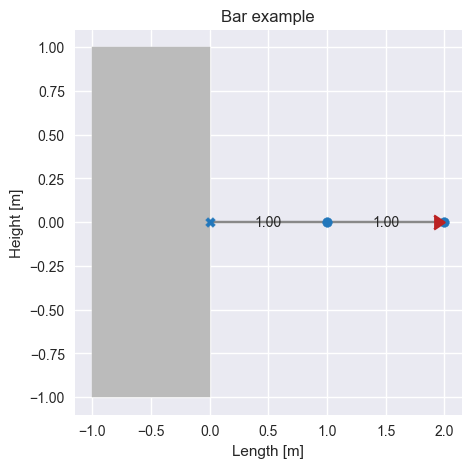

Write the Python code that produced this figure.
from matplotlib import pyplot as plt
from matplotlib import patches

from truss_fea import Truss, Material


plt.style.use('seaborn-v0_8')


if __name__ == "__main__":
    bar = Truss()
    material = Material(200_000_000, 0.02)
    node1 = bar.make_node(0, 0)
    node2 = bar.make_node(1, 0)
    node3 = bar.make_node(2, 0)
    beam1 = bar.make_beam(node1, node2)
    beam2 = bar.make_beam(node2, node3)

    node1.displacement.set_x().set_y()
    node3.apply_force(50_000, 0)

    plt.figure(figsize=(5, 5))

    ax = plt.axes()
    ax.add_patch(patches.Rectangle((-1, -1), 1, 2, color="#BBB"))

    plt.title("Bar example")
    plt.xlabel("Length [m]")
    plt.ylabel("Height [m]")
    bar.plot()
    plt.savefig('examples/bar.png', bbox_inches="tight")
